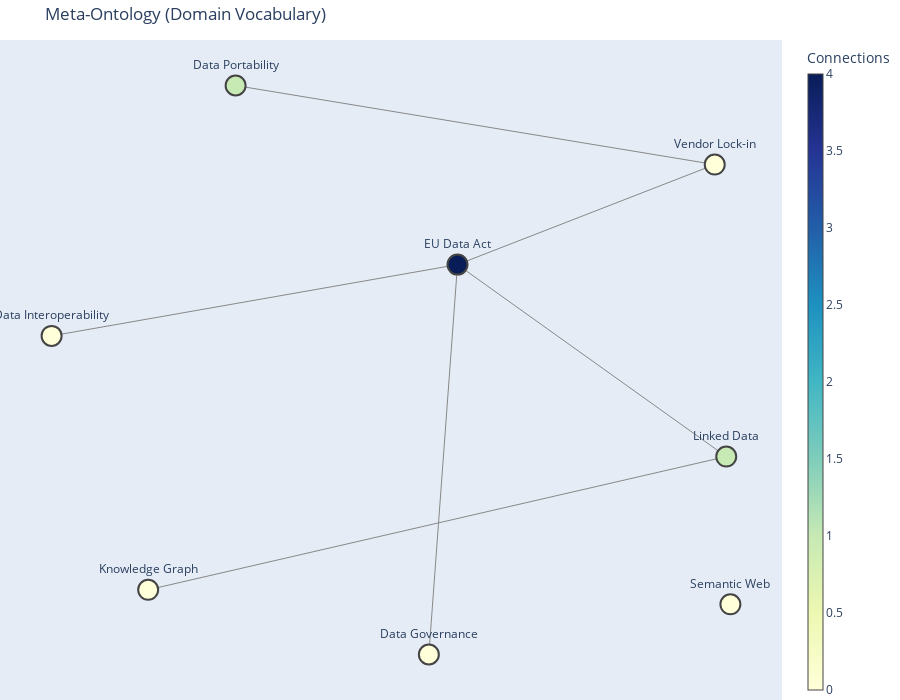

Notebook code for this chart:
### Code cell
# Visualize meta-ontology
def visualize_network(G, title="Network Graph", height=700):
    """Create interactive Plotly visualization"""
    
    # Layout
    pos = nx.spring_layout(G, k=2, iterations=50, seed=42)
    
    # Edge traces
    edge_x = []
    edge_y = []
    edge_text = []
    
    for edge in G.edges(data=True):
        x0, y0 = pos[edge[0]]
        x1, y1 = pos[edge[1]]
        edge_x.extend([x0, x1, None])
        edge_y.extend([y0, y1, None])
        
        # Edge label
        edge_label = edge[2].get('label', '')
        edge_text.append(edge_label)
    
    edge_trace = go.Scatter(
        x=edge_x, y=edge_y,
        line=dict(width=1, color='#888'),
        hoverinfo='text',
        mode='lines',
        text=edge_text
    )
    
    # Node traces
    node_x = []
    node_y = []
    node_text = []
    
    for node in G.nodes(data=True):
        x, y = pos[node[0]]
        node_x.append(x)
        node_y.append(y)
        
        # Node label
        label = node[1].get('label', node[0].split('/')[-1])
        node_text.append(label)
    
    # Node colors by degree
    node_adjacencies = []
    node_hover_text = []
    for node, adjacencies in enumerate(G.adjacency()):
        node_adjacencies.append(len(adjacencies[1]))
        node_data = G.nodes[adjacencies[0]]
        label = node_data.get('label', adjacencies[0].split('/')[-1])
        comment = node_data.get('comment', '')
        node_hover_text.append(f"{label}<br>{comment}<br>Connections: {len(adjacencies[1])}")
    
    node_trace = go.Scatter(
        x=node_x, y=node_y,
        mode='markers+text',
        hoverinfo='text',
        marker=dict(
            showscale=True,
            colorscale='YlGnBu',
            color=node_adjacencies,
            size=20,
            colorbar=dict(
                thickness=15,
                title='Connections',
                xanchor='left'
            ),
            line_width=2
        ),
        text=node_text,
        textposition="top center",
        hovertext=node_hover_text
    )
    
    # Create figure
    fig = go.Figure(
        data=[edge_trace, node_trace],
        layout=go.Layout(
            title=dict(text=title),
            showlegend=False,
            hovermode='closest',
            margin=dict(b=0, l=0, r=0, t=40),
            height=height,
            xaxis=dict(showgrid=False, zeroline=False, showticklabels=False),
            yaxis=dict(showgrid=False, zeroline=False, showticklabels=False)
        )
    )
    
    return fig

# Show meta-ontology
fig_meta = visualize_network(meta_nx, title="Meta-Ontology (Domain Vocabulary)")
fig_meta.show()

### Figure 1 — Plotly figure (JSON) as saved in the notebook; plotly's stock layout.template omitted (floating-point values rounded to 4 significant figures)
{"data": [{"hoverinfo": "text", "line": {"color": "#888", "width": 1}, "mode": "lines", "text": ["implemented through", "addresses", "promotes", "empowers", "enables", "facilitates"], "type": "scatter", "x": [0.05259, 0.7302, null, 0.05259, 0.7012, null, 0.05259, -0.9708, null, 0.05259, -0.01962, null, 0.7302, -0.7273, null, -0.5069, 0.7012, null], "y": [0.4203, -0.201, null, 0.4203, 0.7441, null, 0.4203, 0.1896, null, 0.4203, -0.8416, null, -0.201, -0.6322, null, 1, 0.7441, null]}, {"hoverinfo": "text", "hovertext": ["EU Data Act<br>A regulatory framework aimed at enhancing data access and sharing in the EU.<br>Connections: 4", "Linked Data<br>A method of publishing structured data that enables interlinking and sharing.<br>Connections: 1", "Knowledge Graph<br>A structured representation of knowledge that integrates information from diverse sources.<br>Connections: 0", "Data Interoperability<br>The ability of different systems to work together and exchange data effectively.<br>Connections: 0", "Vendor Lock-in<br>A situation where a customer is dependent on a vendor for products and services.<br>Connections: 0", "Data Portability<br>The ability to transfer data from one service provider to another.<br>Connections: 1", "Semantic Web<br>An extension of the World Wide Web that enables data to be shared and reused across applications.<br>Connections: 0", "Data Governance<br>The management of data availability, usability, integrity, and security.<br>Connections: 0"], "marker": {"color": [4, 1, 0, 0, 0, 1, 0, 0], "colorbar": {"thickness": 15, "title": {"text": "Connections"}, "xanchor": "left"}, "colorscale": [[0, "rgb(255,255,217)"], [0.125, "rgb(237,248,177)"], [0.25, "rgb(199,233,180)"], [0.375, "rgb(127,205,187)"], [0.5, "rgb(65,182,196)"], [0.625, "rgb(29,145,192)"], [0.75, "rgb(34,94,168)"], [0.875, "rgb(37,52,148)"], [1, "rgb(8,29,88)"]], "line": {"width": 2}, "showscale": true, "size": 20}, "mode": "markers+text", "text": ["EU Data Act", "Linked Data", "Knowledge Graph", "Data Interoperability", "Vendor Lock-in", "Data Portability", "Semantic Web", "Data Governance"], "textposition": "top center", "type": "scatter", "x": [0.05259, 0.7302, -0.7273, -0.9708, 0.7012, -0.5069, 0.7407, -0.01962], "y": [0.4203, -0.201, -0.6322, 0.1896, 0.7441, 1, -0.6792, -0.8416]}], "layout": {"height": 700, "hovermode": "closest", "margin": {"b": 0, "l": 0, "r": 0, "t": 40}, "showlegend": false, "title": {"text": "Meta-Ontology (Domain Vocabulary)"}, "xaxis": {"showgrid": false, "showticklabels": false, "zeroline": false}, "yaxis": {"showgrid": false, "showticklabels": false, "zeroline": false}}}
